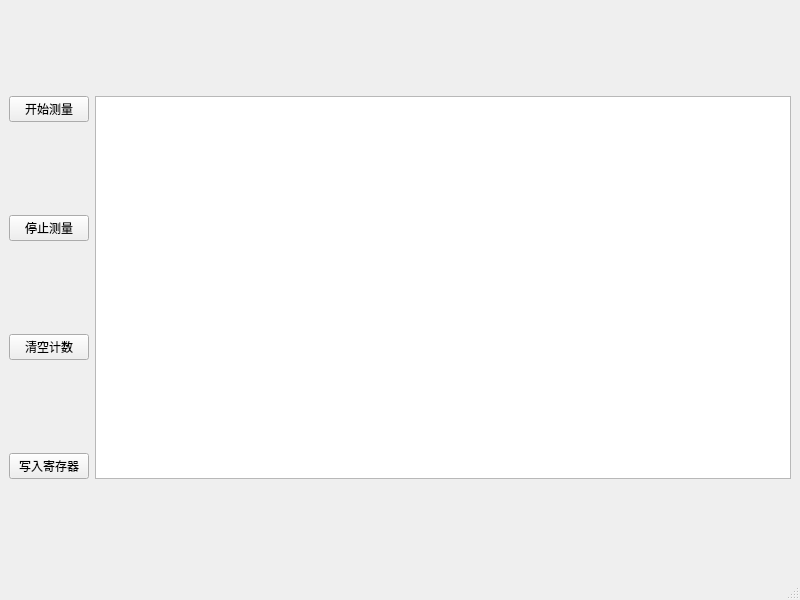
<?xml version="1.0" encoding="UTF-8"?>
<ui version="4.0">
 <class>WireSpeed</class>
 <widget class="QMainWindow" name="WireSpeed">
  <property name="geometry">
   <rect>
    <x>0</x>
    <y>0</y>
    <width>800</width>
    <height>600</height>
   </rect>
  </property>
  <property name="windowTitle">
   <string>MainWindow</string>
  </property>
  <widget class="QWidget" name="centralwidget">
   <layout class="QGridLayout" name="gridLayout">
    <item row="0" column="0">
     <widget class="QPushButton" name="btn_open">
      <property name="text">
       <string>开始测量</string>
      </property>
     </widget>
    </item>
    <item row="3" column="0">
     <widget class="QPushButton" name="btn_write">
      <property name="text">
       <string>写入寄存器</string>
      </property>
     </widget>
    </item>
    <item row="1" column="0">
     <widget class="QPushButton" name="btn_close">
      <property name="text">
       <string>停止测量</string>
      </property>
     </widget>
    </item>
    <item row="2" column="0">
     <widget class="QPushButton" name="btn_clear">
      <property name="text">
       <string>清空计数</string>
      </property>
     </widget>
    </item>
    <item row="0" column="1" rowspan="4">
     <widget class="QPlainTextEdit" name="plainTextEdit"/>
    </item>
   </layout>
  </widget>
  <widget class="QMenuBar" name="menubar">
   <property name="geometry">
    <rect>
     <x>0</x>
     <y>0</y>
     <width>800</width>
     <height>26</height>
    </rect>
   </property>
  </widget>
  <widget class="QStatusBar" name="statusbar"/>
 </widget>
 <resources/>
 <connections/>
</ui>
